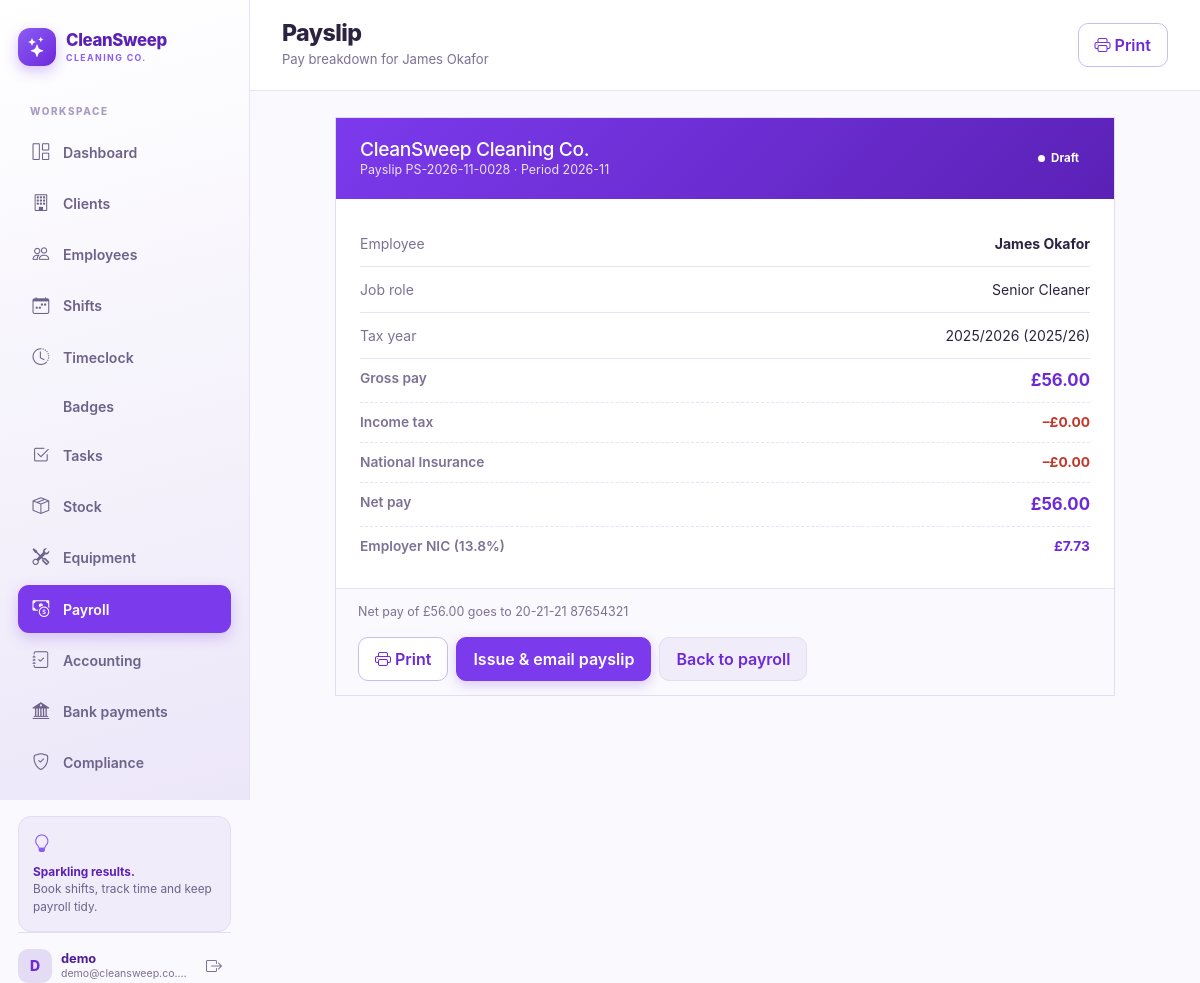
/payroll/63/ (signed in), run on the app's committed database.
### payroll/models.py (models this page shows, shortened)
class Payslip(models.Model):
    STATUS_CHOICES = (
        ("draft", "Draft"),
        ("issued", "Issued"),
        ("emailed", "Emailed"),
        ("paid", "Paid"),
    )
    run = models.ForeignKey(PayrollRun, on_delete=models.CASCADE, related_name="payslips")
    employee = models.ForeignKey(
        "employees.Employee", on_delete=models.PROTECT, related_name="payslips"
    )
    period = models.CharField(max_length=7)
    gross_amount = models.DecimalField(max_digits=12, decimal_places=2, default=0)
    overtime_hours = models.DecimalField(max_digits=6, decimal_places=2, default=0)
    overtime_pay = models.DecimalField(max_digits=12, decimal_places=2, default=0)
    tax_amount = models.DecimalField(max_digits=12, decimal_places=2, default=0)
    ni_amount = models.DecimalField(max_digits=12, decimal_places=2, default=0)
    net_amount = models.DecimalField(max_digits=12, decimal_places=2, default=0)
    employer_nic = models.DecimalField(max_digits=12, decimal_places=2, default=0)
    cis_amount = models.DecimalField(max_digits=12, decimal_places=2, default=0)
    pay_reference = models.CharField(max_length=40)
    status = models.CharField(max_length=10, choices=STATUS_CHOICES, default="draft")
    issued_at = models.DateTimeField(null=True, blank=True)
    emailed_at = models.DateTimeField(null=True, blank=True)
    paid_at = models.DateTimeField(null=True, blank=True)
    class Meta:
        ordering = ["-run", "employee__full_name"]

class PayrollConfig(models.Model):
    pay_day = models.PositiveSmallIntegerField(default=28)
    overtime_threshold = models.PositiveIntegerField(default=40)
    overtime_multiplier = models.DecimalField(max_digits=4, decimal_places=2, default=1.5)
    tax_year = models.PositiveSmallIntegerField(default=2025)
    pay_frequency = models.CharField(max_length=12, choices=(("monthly", "Monthly"),), default="monthly")
    updated_at = models.DateTimeField(auto_now=True)
    class Meta:
        verbose_name = "Payroll configuration"

### employees/models.py (models this page shows, shortened)
class Employee(models.Model):
    JOB_ROLE_CHOICES = (
        ("cleaner", "Cleaner"),
        ("senior_cleaner", "Senior Cleaner"),
        ("team_leader", "Team Leader"),
        ("supervisor", "Supervisor"),
        ("manager", "Manager"),
    )
    EMPLOYMENT_STATUS_CHOICES = (
        ("active", "Active"),
        ("on_leave", "On Leave"),
        ("terminated", "Terminated"),
    )
    RTW_STATUS_CHOICES = (
        ("not_checked", "Not checked"),
        ("checked", "Checked - evidence retained"),
        ("follow_up", "Follow-up required"),
        ("expired", "Expired / time-limited"),
    )
    DBS_STATUS_CHOICES = (
        ("not_required", "Not required"),
        ("required", "Required"),
        ("applied", "Applied"),
        ("clear", "Clear / received"),
        ("expired", "Expired / renewal due"),
    )
    CERTIFICATION_TYPE_CHOICES = (
        ("cossh", "COSHH"),
        ("dbs", "DBS Check"),
        ("first_aid", "First Aid"),
        ("fire_safety", "Fire Safety"),
        ("manual_handling", "Manual Handling"),
        ("health_safety", "Health & Safety"),
        ("food_safety", "Food Safety"),
        ("other", "Other"),
    )
    user = models.OneToOneField(
        settings.AUTH_USER_MODEL,
        on_delete=models.CASCADE,
        related_name="employee_profile",
        null=True,
        blank=True,
    )
    full_name = models.CharField(max_length=120)
    email = models.EmailField(blank=True, default="")
    phone = models.CharField(max_length=30, blank=True, default="")
    address = models.CharField(max_length=255, blank=True, default="")
    job_role = models.CharField(max_length=40, choices=JOB_ROLE_CHOICES, default="cleaner")
    hourly_rate = models.DecimalField(max_digits=8, decimal_places=2, default=Decimal("12.50"))
    salary_monthly = models.DecimalField(max_digits=10, decimal_places=2, null=True, blank=True, default=None)
    is_cis = models.BooleanField(default=False)
    employment_status = models.CharField(
        max_length=12, choices=EMPLOYMENT_STATUS_CHOICES, default="active"
    )
    start_date = models.DateField(default=date.today)
    ni_number = models.CharField(max_length=20, blank=True, default="")
    tax_code = models.CharField(max_length=20, blank=True, default="")
    bank_sort_code = models.CharField(max_length=12, blank=True, default="")
    bank_account_number = models.CharField(max_length=12, blank=True, default="")
    right_to_work_status = models.CharField(max_length=20, choices=RTW_STATUS_CHOICES, default="not_checked")
    right_to_work_check_date = models.DateField(null=True, blank=True)
    right_to_work_expiry_date = models.DateField(null=True, blank=True)
    right_to_work_document_ref = models.CharField(max_length=120, blank=True, default="", help_text="Reference only; avoid storing unnecessary document copies.")
    right_to_work_notes = models.TextField(blank=True, default="")
    dbs_status = models.CharField(max_length=20, choices=DBS_STATUS_CHOICES, default="not_required")
    dbs_certificate_number = models.CharField(max_length=80, blank=True, default="")
    dbs_issue_date = models.DateField(null=True, blank=True)
    dbs_expiry_date = models.DateField(null=True, blank=True)
    dbs_notes = models.TextField(blank=True, default="")
    induction_completed_date = models.DateField(null=True, blank=True)
    health_safety_training_date = models.DateField(null=True, blank=True)
    coshh_training_date = models.DateField(null=True, blank=True)
    risk_assessment_ack_date = models.DateField(null=True, blank=True)
    ppe_provided_date = models.DateField(null=True, blank=True)
    emergency_contact_name = models.CharField(max_length=120, blank=True, default="")
    emergency_contact_phone = models.CharField(max_length=30, blank=True, default="")
    created_at = models.DateTimeField(auto_now_add=True)
    class Meta:
        ordering = ["full_name"]

### payroll/views.py (the view)
# urls.py: path("<int:pk>/", views.payroll_payslip, name="payslip"),
@login_required
def payroll_payslip(request, pk):
    payslip = get_object_or_404(Payslip, pk=pk)
    run = payslip.run
    config = get_payroll_config()
    start, _end = period_bounds(payslip.period)
    context = {
        "payslip": payslip,
        "run": run,
        "config": config,
        "period_start": start,
        "auto_print": request.GET.get("print") == "1",
    }
    return render(request, "payroll/payslip_detail.html", context)

### core/templatetags/money.py (called while the page is built)
@register.simple_tag(takes_context=True)
def money(context, value):
    code = context.get("currency", "GBP")
    symbol = SYMBOLS.get(code, "£")
    try:
        amount = value if isinstance(value, Decimal) else Decimal(str(value or 0))
    except (InvalidOperation, TypeError, ValueError):
        amount = Decimal("0.00")
    sign = "-" if amount < 0 else ""
    return f"{sign}{symbol}{abs(amount):,.2f}"

### payroll/services.py (called while the page is built)
def get_payroll_config():
    config, _ = PayrollConfig.objects.get_or_create(
        pk=1,
        defaults={
            "pay_day": 28,
            "overtime_threshold": 40,
            "overtime_multiplier": Decimal("1.5"),
            "tax_year": 2025,
            "pay_frequency": "monthly",
        },
    )
    return config

def period_bounds(period):
    year, month = (int(part) for part in str(period).split("-"))
    start = date(year, month, 1)
    if month == 12:
        end = date(year + 1, 1, 1) - timedelta(days=1)
    else:
        end = date(year, month + 1, 1) - timedelta(days=1)
    return start, end

### payroll/templates/payroll/payslip_detail.html (shortened to what this page needs)
{% extends "core/base.html" %}
{% load money %}
{% block page_title %}Payslip{% endblock %}
{% block page_subtitle %}Pay breakdown for {{ payslip.employee.full_name }}{% endblock %}
{% block page_actions %}
  <button type="button" class="btn btn-outline-purple no-print" onclick="window.print()"><i class="bi bi-printer me-1"></i>Print</button>
{% endblock %}
{% block page_content %}
  <div style="max-width: 780px; margin: 0 auto;">
    <div class="payslip-sheet" id="payslip-sheet">
      <div class="payslip-head">
        <div>
          <h3>CleanSweep Cleaning Co.</h3>
          <div class="ref">Payslip {{ payslip.pay_reference }} · Period {{ payslip.period }}</div>
        </div>
        <span class="badge-status badge-status-{{ payslip.status|default:'grey' }}"><span class="dot"></span>{{ payslip.get_status_display }}</span>
      </div>
      <div class="payslip-body">
        <div class="list-row">
          <span class="text-muted-dark">Employee</span>
          <span class="fw-bold">{{ payslip.employee.full_name }}</span>
        </div>
        <div class="list-row">
          <span class="text-muted-dark">Job role</span>
          <span>{{ payslip.employee.get_job_role_display }}</span>
        </div>
        <div class="list-row">
          <span class="text-muted-dark">Tax year</span>
          <span>{{ config.tax_year }}/{{ config.tax_year|add:1 }} (2025/26)</span>
        </div>
        <div class="payslip-row total-row">
          <span class="k">Gross pay</span>
          <span class="v">{% money payslip.gross_amount %}</span>
        </div>
        <div class="payslip-row deduct">
          <span class="k">Income tax</span>
          <span class="v">–{% money payslip.tax_amount %}</span>
        </div>
        <div class="payslip-row deduct">
          <span class="k">National Insurance</span>
          <span class="v">–{% money payslip.ni_amount %}</span>
        </div>
        <div class="payslip-row total-row">
          <span class="k">Net pay</span>
          <span class="v">{% money payslip.net_amount %}</span>
        </div>
        <div class="payslip-row credit">
          <span class="k">Employer NIC (13.8%)</span>
          <span class="v">{% money payslip.employer_nic %}</span>
        </div>
      </div>
      <div class="panel-footer d-flex justify-content-between align-items-center gap-3 flex-wrap no-print">
        <span class="text-muted-dark" style="font-size: .78rem;">Net pay of {% money payslip.net_amount %} goes to {{ payslip.employee.bank_sort_code }} {{ payslip.employee.bank_account_number }}</span>
        <div class="d-flex gap-2 flex-wrap">
          <button type="button" class="btn btn-outline-purple" onclick="window.print()"><i class="bi bi-printer me-1"></i>Print</button>
          {% if payslip.status == "draft" %}
            <form method="post" action="{% url 'payslip_email' payslip.pk %}" class="d-inline">
              <button type="submit" class="btn btn-purple">Issue &amp; email payslip</button>
            </form>
          {% endif %}
          <a href="{% url 'payroll_home' %}" class="btn btn-light-purple">Back to payroll</a>
        </div>
      </div>
    </div>
  </div>
{% endblock %}

### core/templates/core/base.html (shortened to what this page needs)
{% load static form_tags %}<!doctype html>
<html lang="en">
<head>
  <link rel="stylesheet" href="{% static 'vendor/bootstrap/bootstrap.min.css' %}">
  <link rel="stylesheet" href="{% static 'vendor/bootstrap-icons/bootstrap-icons.min.css' %}">
  <link rel="stylesheet" href="{% static 'cleaning/css/theme.css' %}">
</head>
<body class="{% if not user.is_authenticated %}auth-body{% endif %}">
{% if user.is_authenticated %}
  {% with nav_name=request.resolver_match.url_name %}
  <div class="app-shell">
    <aside class="sidebar d-none d-lg-flex">
      <a href="{% url 'dashboard' %}" class="brand">
        <span class="brand-mark"><i class="bi bi-stars"></i></span>
        <span class="brand-text">CleanSweep<small>CLEANING CO.</small></span>
      </a>
      <div class="sidebar-label">WORKSPACE</div>
      <nav class="sidebar-nav">
        <a href="{% url 'dashboard' %}" class="nav-link {% if nav_name == 'dashboard' %}active{% endif %}">
          <i class="bi bi-grid-1x2"></i><span>Dashboard</span>
        </a>
        <a href="{% url 'client_list' %}" class="nav-link {% if nav_name == 'client' or nav_name == 'client_form' or nav_name == 'client_delete' %}active{% endif %}">
          <i class="bi bi-building"></i><span>Clients</span>
        </a>
        <a href="{% url 'employee_list' %}" class="nav-link {% if nav_name == 'employee' or nav_name == 'employee_form' or nav_name == 'employee_delete' %}active{% endif %}">
          <i class="bi bi-people"></i><span>Employees</span>
        </a>
        <a href="{% url 'shift_list' %}" class="nav-link {% if nav_name == 'shift' %}active{% endif %}">
          <i class="bi bi-calendar-week"></i><span>Shifts</span>
        </a>
        <a href="{% url 'timeclock_home' %}" class="nav-link {% if nav_name == 'timeclock' or nav_name == 'time_entry' %}active{% endif %}">
          <i class="bi bi-clock-history"></i><span>Timeclock</span>
        </a>
        <a href="{% url 'badge_list' %}" class="nav-link {% if nav_name == 'badge' %}active{% endif %}">
          <span>Badges</span>
        </a>
        <a href="{% url 'task_list' %}" class="nav-link {% if nav_name == 'task' %}active{% endif %}">
          <i class="bi bi-check2-square"></i><span>Tasks</span>
        </a>
        <a href="{% url 'stock_list' %}" class="nav-link {% if 'stock' in nav_name or nav_name == 'inventory' %}active{% endif %}">
          <i class="bi bi-box-seam"></i><span>Stock</span>
        </a>
        <a href="{% url 'equipment_list' %}" class="nav-link {% if 'equipment' in nav_name %}active{% endif %}">
          <i class="bi bi-tools"></i><span>Equipment</span>
        </a>
        <a href="{% url 'payroll_home' %}" class="nav-link {% if nav_name == 'payroll' or nav_name == 'payslip' or nav_name == 'payroll_config' %}active{% endif %}">
          <i class="bi bi-cash-coin"></i><span>Payroll</span>
        </a>
        <a href="{% url 'accounting_payment_list' %}" class="nav-link {% if nav_name == 'accounting' %}active{% endif %}">
          <i class="bi bi-journal-check"></i><span>Accounting</span>
        </a>
        <a href="{% url 'banking_home' %}" class="nav-link {% if nav_name == 'banking_home' %}active{% endif %}">
          <i class="bi bi-bank2"></i><span>Bank payments</span>
        </a>
        <a href="{% url 'compliance' %}" class="nav-link {% if nav_name == 'compliance' %}active{% endif %}">
          <i class="bi bi-shield-check"></i><span>Compliance</span>
        </a>
      </nav>
      <div class="sidebar-tip">
        <i class="bi bi-lightbulb"></i>
        <p><strong>Sparkling results.</strong><br>Book shifts, track time and keep payroll tidy.</p>
      </div>
      <div class="sidebar-user mt-auto">
        <span class="avatar">{{ user.username|slice:":1"|upper }}</span>
        <span class="user-meta"><strong>{{ user.username }}</strong><small>{{ user.email|truncatechars:22 }}</small></span>
        <form action="{% url 'logout' %}" method="post" class="ms-auto">
          <button type="submit" class="btn btn-icon" title="Sign out" aria-label="Sign out"><i class="bi bi-box-arrow-right"></i></button>
        </form>
      </div>
    </aside>
    <div class="app-main">
      <header class="topbar">
        <div class="me-auto">
          <h1 class="page-title">{% block page_title %}Dashboard{% endblock %}</h1>
          <div class="page-subtitle">{% block page_subtitle %}Clean operations at a glance{% endblock %}</div>
        </div>
        {% block page_actions %}{% endblock %}
      </header>
      <main class="content">
        {% block page_content %}{% endblock %}
      </main>
    </div>
  </div>
  {% endwith %}
{% endif %}
</body>
</html>

### data on the page
Payslip: employee.full_name "James Okafor", pay_reference "PS-2026-11-0028", period "2026-11", status "Draft", employee.job_role "Senior Cleaner", gross_amount "£56.00", tax_amount "£0.00", ni_amount "£0.00", net_amount "£56.00", employer_nic "£7.73", employee.bank_sort_code "20-21-21", employee.bank_account_number "87654321"
PayrollConfig: tax_year "2025", tax_year|add "2026"

### other printed values
{{ user.username|slice:":1"|upper }} "D"
{{ user.username }} "demo"
{{ user.email|truncatechars:22 }} "demo@cleansweep.co.…"
